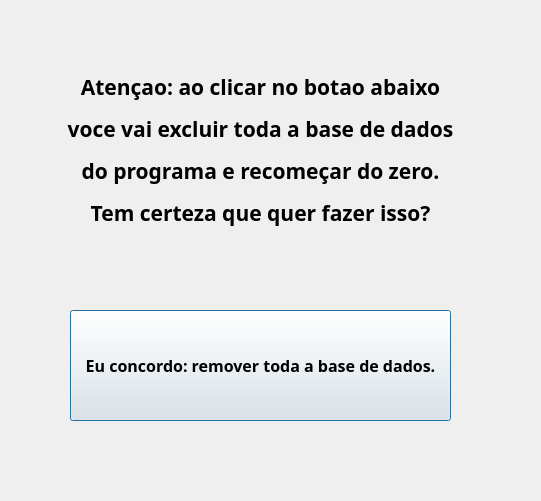
<?xml version="1.0" encoding="UTF-8"?>
<ui version="4.0">
 <class>Dialog</class>
 <widget class="QDialog" name="Dialog">
  <property name="geometry">
   <rect>
    <x>0</x>
    <y>0</y>
    <width>541</width>
    <height>501</height>
   </rect>
  </property>
  <property name="windowTitle">
   <string>Remover Tudo</string>
  </property>
  <widget class="QLabel" name="title">
   <property name="geometry">
    <rect>
     <x>30</x>
     <y>50</y>
     <width>461</width>
     <height>201</height>
    </rect>
   </property>
   <property name="font">
    <font>
     <family>Noto Sans</family>
     <pointsize>16</pointsize>
     <weight>75</weight>
     <bold>true</bold>
    </font>
   </property>
   <property name="text">
    <string>&lt;html&gt;&lt;head/&gt;&lt;body&gt;&lt;p align=&quot;center&quot;&gt;Atençao: ao clicar no botao abaixo&lt;/p&gt;&lt;p align=&quot;center&quot;&gt;voce vai excluir toda a base de dados&lt;/p&gt;&lt;p align=&quot;center&quot;&gt;do programa e recomeçar do zero.&lt;/p&gt;&lt;p align=&quot;center&quot;&gt;Tem certeza que quer fazer isso?&lt;/p&gt;&lt;/body&gt;&lt;/html&gt;</string>
   </property>
  </widget>
  <widget class="QPushButton" name="removeAllBtn">
   <property name="geometry">
    <rect>
     <x>70</x>
     <y>310</y>
     <width>381</width>
     <height>111</height>
    </rect>
   </property>
   <property name="font">
    <font>
     <family>Noto Sans</family>
     <pointsize>12</pointsize>
     <weight>75</weight>
     <bold>true</bold>
    </font>
   </property>
   <property name="text">
    <string>Eu concordo: remover toda a base de dados.</string>
   </property>
  </widget>
 </widget>
 <resources/>
 <connections/>
</ui>
